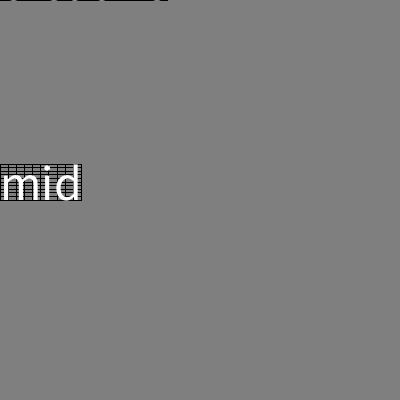
Frame 1 (no input)
Frame 60 (the mouse pressed at the canvas centre just before this capture): identical to frame 1, image omitted
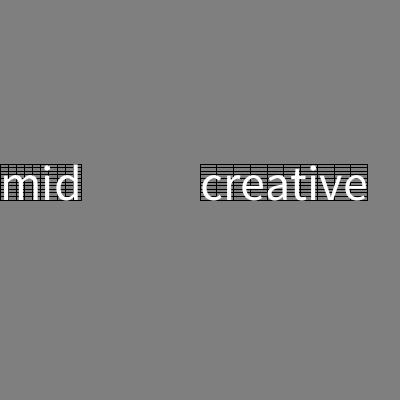
Frame 120 (the mouse held since frame 60 and released just before this capture)

The Processing sketch that drew these frames (run headless with seeded random() and noise(); from frame 60 on, the mouse is pressed at the canvas centre):

// Processing sketch: multipleTextGrids
// ── multipleTextGrids.pde
String text_1 = "creative";
String text_2 = "mid";
float textWidth_1;
float textWidth_2;
float textAsc_1;
float textAsc_2;
float tilesW_1;
float tilesH_1;
float tilesW_2;
float tilesH_2;
float adjustAsc;
float x1; 
float y1; 
float x2;
float y2;

//Set Position of text
int textX_1 = 100;
float textY_1 = 100;
int textX_2 = 0;
float textY_2 = 200;
//Set Resolution (X/Y)
int tilesX = 10;
int tilesY = 10;

void setup() {
  size(400, 400);

  textSize(50);
  textWidth_1 = textWidth(text_1);
  textWidth_2 = textWidth(text_2);
  textAsc_1 = textAscent();
  textAsc_2 = textAscent();
  tilesW_1 = textWidth_1/tilesX;
  tilesH_1 = textAsc_1/tilesY;
  tilesW_2 = textWidth_2/tilesX;
  tilesH_2 = textAsc_2/tilesY;

  
}

void draw() {
  background(127);
  textX_1 = mouseX;
  textY_1 = mouseY;
  
  noFill();
  stroke(0);
  for (int y = 0; y < tilesY; y++) {
    for (int x = 0; x < tilesX; x++) {
      x1 = x*tilesW_1 + textX_1;
      y1 = y*tilesH_1 + textY_1 - textAsc_1;
      x2 = x*tilesW_2 + textX_2;
      y2 = y*tilesH_2 + textY_2 - textAsc_2;
            
      rect(x1, y1, tilesW_1, tilesH_1);
      rect(x2, y2, tilesW_2, tilesH_2);
    }
  }
  
  fill(255);
  text(text_1, textX_1, textY_1);
  text(text_2, textX_2, textY_2);
}
